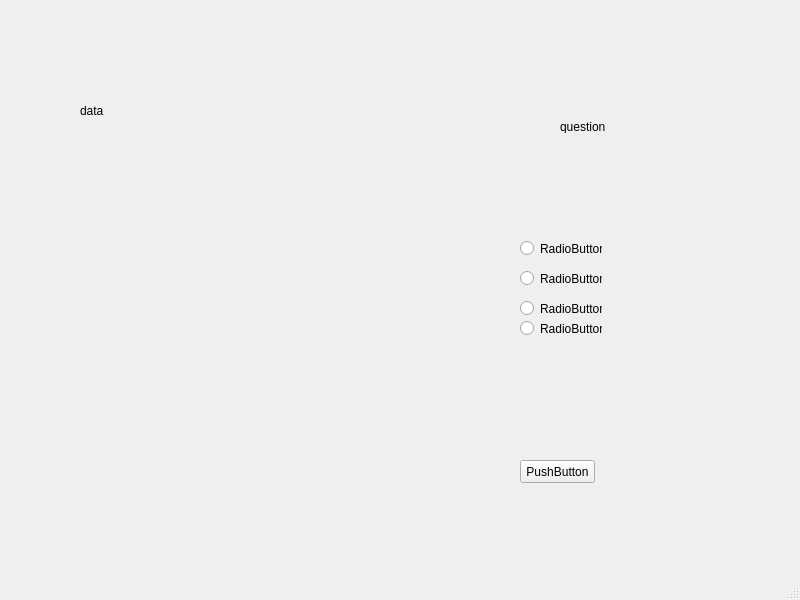
<?xml version="1.0" encoding="UTF-8"?>
<ui version="4.0">
 <class>MainWindow</class>
 <widget class="QMainWindow" name="MainWindow">
  <property name="geometry">
   <rect>
    <x>0</x>
    <y>0</y>
    <width>800</width>
    <height>600</height>
   </rect>
  </property>
  <property name="windowTitle">
   <string>MainWindow</string>
  </property>
  <widget class="QWidget" name="centralwidget">
   <widget class="QWidget" name="gridLayoutWidget">
    <property name="geometry">
     <rect>
      <x>-10</x>
      <y>0</y>
      <width>801</width>
      <height>571</height>
     </rect>
    </property>
    <layout class="QGridLayout" name="gridLayout">
     <item row="0" column="0">
      <widget class="QStackedWidget" name="stackedWidget">
       <property name="currentIndex">
        <number>1</number>
       </property>
       <widget class="QWidget" name="Welcome">
        <widget class="QLabel" name="label">
         <property name="geometry">
          <rect>
           <x>290</x>
           <y>200</y>
           <width>291</width>
           <height>81</height>
          </rect>
         </property>
         <property name="text">
          <string>Welcome Get ready we starting</string>
         </property>
        </widget>
       </widget>
       <widget class="QWidget" name="question1">
        <widget class="QRadioButton" name="radioButton_3">
         <property name="geometry">
          <rect>
           <x>530</x>
           <y>300</y>
           <width>82</width>
           <height>17</height>
          </rect>
         </property>
         <property name="text">
          <string>RadioButton</string>
         </property>
        </widget>
        <widget class="QRadioButton" name="radioButton">
         <property name="geometry">
          <rect>
           <x>530</x>
           <y>240</y>
           <width>82</width>
           <height>17</height>
          </rect>
         </property>
         <property name="text">
          <string>RadioButton</string>
         </property>
        </widget>
        <widget class="QRadioButton" name="radioButton_4">
         <property name="geometry">
          <rect>
           <x>530</x>
           <y>320</y>
           <width>82</width>
           <height>17</height>
          </rect>
         </property>
         <property name="text">
          <string>RadioButton</string>
         </property>
        </widget>
        <widget class="QRadioButton" name="radioButton_2">
         <property name="geometry">
          <rect>
           <x>530</x>
           <y>270</y>
           <width>82</width>
           <height>17</height>
          </rect>
         </property>
         <property name="text">
          <string>RadioButton</string>
         </property>
        </widget>
        <widget class="QLabel" name="label_2">
         <property name="geometry">
          <rect>
           <x>570</x>
           <y>120</y>
           <width>47</width>
           <height>13</height>
          </rect>
         </property>
         <property name="text">
          <string>question</string>
         </property>
        </widget>
        <widget class="QPushButton" name="pushButton">
         <property name="geometry">
          <rect>
           <x>530</x>
           <y>460</y>
           <width>75</width>
           <height>23</height>
          </rect>
         </property>
         <property name="text">
          <string>PushButton</string>
         </property>
        </widget>
        <widget class="QLabel" name="label_3">
         <property name="geometry">
          <rect>
           <x>90</x>
           <y>90</y>
           <width>271</width>
           <height>41</height>
          </rect>
         </property>
         <property name="text">
          <string>data</string>
         </property>
        </widget>
       </widget>
      </widget>
     </item>
    </layout>
   </widget>
  </widget>
  <widget class="QMenuBar" name="menubar">
   <property name="geometry">
    <rect>
     <x>0</x>
     <y>0</y>
     <width>800</width>
     <height>21</height>
    </rect>
   </property>
  </widget>
  <widget class="QStatusBar" name="statusbar"/>
 </widget>
 <resources/>
 <connections/>
</ui>
